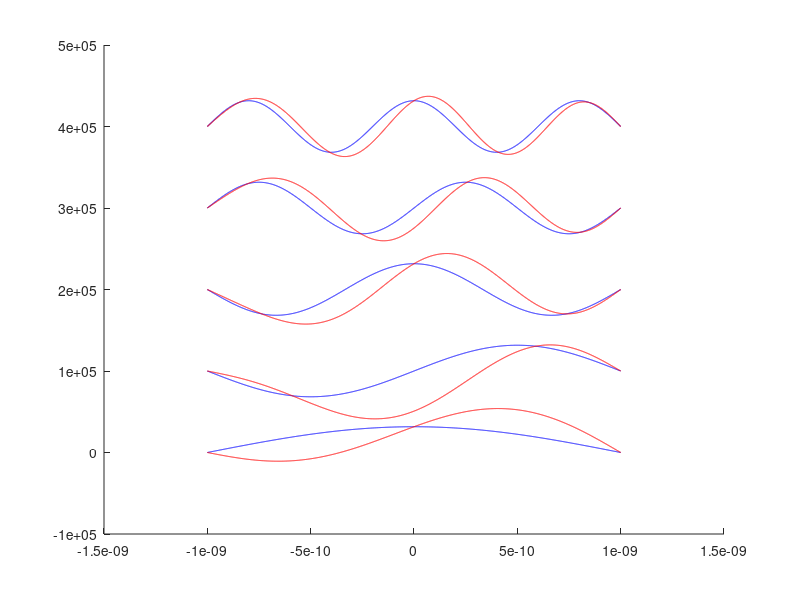
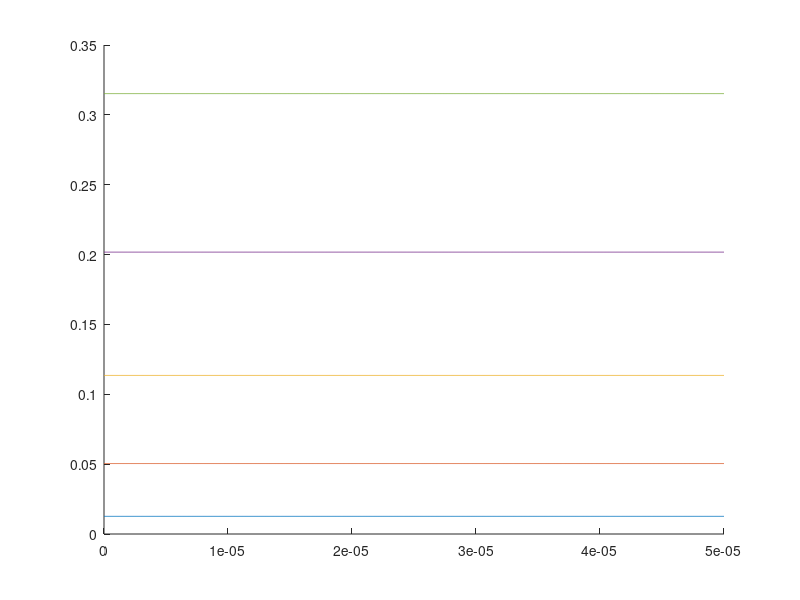
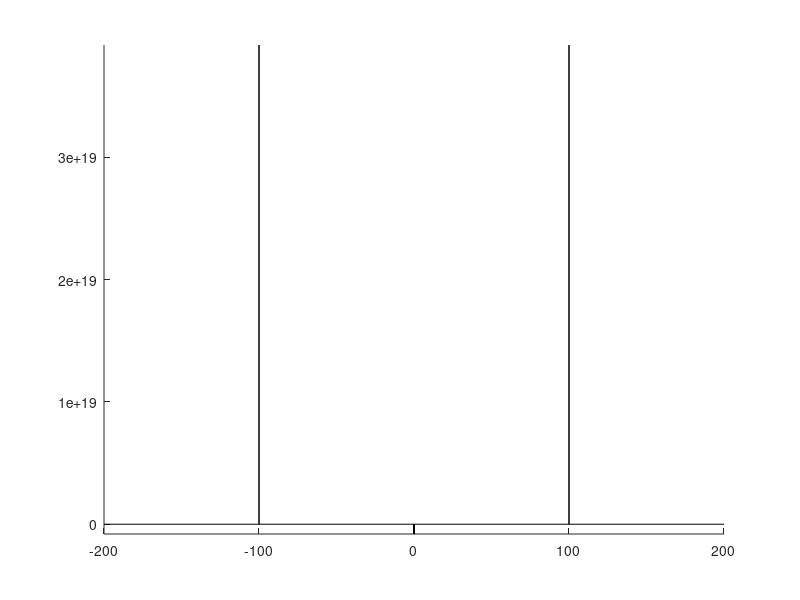
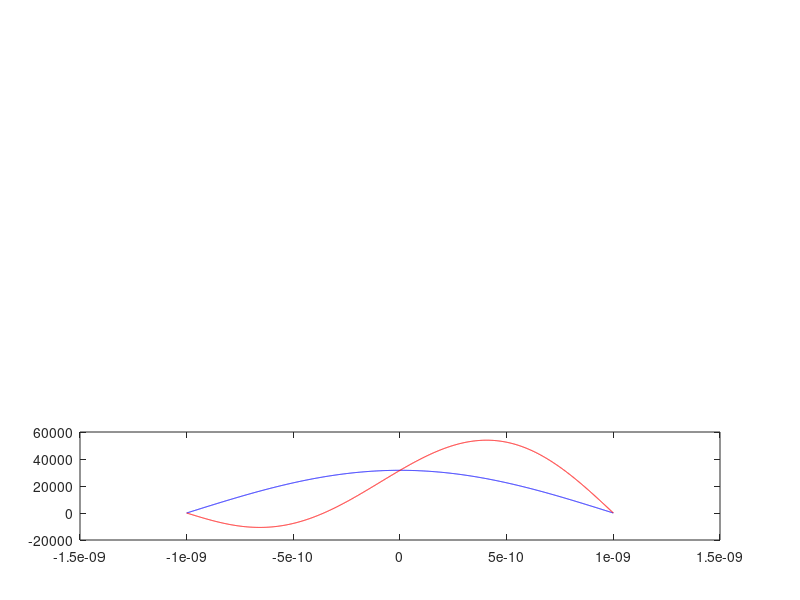

Recreate these plots in MATLAB, in order. (Note: this script raises an error after producing the figures.)
% Soll grafik 1: Psi(x)
% Variablen:
%  l
%  x
%  epsilon (= 1)
%  n
%  Psi(x)
% Ausgabe in PS und PDF

% Soll grafik 2: E(n, a)
% Variablen:
%  l
%  epsilon
%  n
%  E(n, a)
% Ausgabe in PS und PDF

%-----Variabeln-----
l = 10^-9;
xSteps = 225;
xSteps = 4000;
delta = (2*l/xSteps);
%x = -l*1.5 : delta : +l*1.5;
x = -l : delta : +l;
n = 1 : 200;
nPlot = 1 : 5;
kurvenVersatz = 1e5
%n = [1, 2];

if exist('surpress') == 1
	if surpress == 1
		safe = 0
	end
else
	safe = 1
end
surpress = 0;


%-----Verarbeitung-----
m = 9.10938291*10^-31;    % Elektronenmasse
h = 6062606957*10^-34;    % Planck-Konstante
hQuer = h/2*pi;
E = zeros(1, length(n));
Psi = zeros(length(n), length(x));
for ln = n
    E(ln) = h^2*ln^2 / (32*m*l^2);
    %k = sqrt(2*m*E/(hQuer^2));
    %k = ln*pi*x / (2*l);
    k = pi/l * (n+1/2);
    LamdaP = 1i*k;
    LamdaN = -LamdaP;
    %y = (exp(LamdaP(ln)*x) + (-1)^(ln+1).*exp(LamdaN(ln)*x)) ./ (2*1i^(ln+1));
    if mod(ln, 2) == 0
        y = sin(ln*pi*x/(2*l));
    else
        y = cos(ln*pi*x/(2*l));
    end
    Psi(ln,1:length(x)) = 1/sqrt(l) .* y;
end




%-----Verarbeitung gestoert-----
gamma = 0;
epsilon = 5*10^-5;
E1_k = zeros(1, length(n));
H1 = x * -1;
PsiG = zeros(length(n), length(x));

psi1_l = zeros(length(n), length(x));

parfor ln = n
  E1_k(ln) = dot(Psi(ln, :), H1.*Psi(ln, :));

  k = ln;
  for l = n % + ceil(l/2)
    if mod((l + k), 2) == 1
%      psi0_l = sum(~Psi(l, :).*H1.*Psi(k, :).*delta) / (E(k)-E(l));
      psi0_l = dot(Psi(l, :), H1.*Psi(k, :)) / (E(k)-E(l));
      psi1_l(ln, :) = psi1_l(ln, :) + psi0_l .* Psi(l, :);
    end
  end
end




%-----Plot grafik 1: Psi(x)-----
clf('reset')      % clear figure
hold on;

s = zeros(1, length(n));
for ln = nPlot    % ungestoerter Plot
  %plot(x, Psi(ln, :) + (ln-1)*2e05, 'Color', 'black')    % Psi
    plot(x, Psi(ln, :) +(ln-1)*kurvenVersatz, 'Color', 'blue')    % Psi

  s(ln) = sum(Psi(ln, :).^2.*delta);
end

% print('Psi_ungestoert', '-depsc', '-noui')
% print('Psi_ungestoert', '-dpdf', '-noui')

% figure
% hold on;

sG = zeros(1, length(n));
for ln = nPlot    % gestoerter Plot
  PsiG(ln, :) = (1+1i*epsilon*gamma).*Psi(ln, :) ...
                          + epsilon.*psi1_l(ln, :);
  %plot(x, PsiG(ln, 1:length(x)) + (ln-1)*2e05, 'Color', 'red')    % Psi
    plot(x, PsiG(ln, 1:length(x)) + (ln-1)*kurvenVersatz, 'Color', 'red')    % Psi

  sG(ln) = sum(PsiG(ln, :).^2.*delta);
end

% print('Psi_gestoert', '-depsc', '-noui')
if safe; print('Psi_gestoert', '-dpdf', '-noui'); end

%-----Plot grafik 2: E(n, a)-----
figure
hold on;
%epsilon = 3 *10^12
xEpsilon = 0 : epsilon / xSteps : epsilon;
for ln = nPlot    % Energie Plot
  plot(xEpsilon, E(ln) + xEpsilon*E1_k(ln))    % Psis
end

%print('Energie_gestoert', '-depsc', '-noui')
if safe; print('Energie_gestoert', '-dpdf', '-noui'); end

%----- Abstaende 0-Durchgang 100-ste Energie -----
figure
hold on;

nPlot = 100;
epsilon100 = 10^-3;


s = zeros(1, 2);
for ln = nPlot    % ungestoerter Plot
  %plot(x, Psi(ln, :) + (ln-1)*2e05, 'Color', 'black')    % Psi

  s(ln) = sum(Psi(ln, :).^2.*delta);

% print('Psi_ungestoert', '-depsc', '-noui')
% print('Psi_ungestoert', '-dpdf', '-noui')

% figure
% hold on;

%sG = zeros(1, 2);
% gestoerter Plot
  PsiG(ln, :) = (1+1i*epsilon*gamma).*Psi(ln, :) ...
                          + epsilon100.*psi1_l(ln, :);
  %plot(x, PsiG(ln, 1:length(x)) + (ln-1)*2e05, 'Color', 'red')    % Psi

%  sG(ln) = sum(PsiG(ln, :).^2.*delta);




% differenz
	signPsiG = sign(PsiG(ln, :));
	zeroA = x(find(signPsiG(:) == 0));
	
	zeroB = [];
	for i = 1:length(x)-1
		if (signPsiG(i)*signPsiG(i+1)) < 0
			d = (PsiG(ln, i)-PsiG(ln, i+1))/delta;
			zeroB = [zeroB, (x(i) + PsiG(ln, i)/d)];
	%		zeroB = [zeroB, x(i)];
		end
	end

	zero = unique(sort([zeroA, zeroB, -l, l]));
	
	dPsiG = 2*l/ln;
	diffZero = (diff(zero)-dPsiG).*2e+17;
	
	
%	plot(zero, 0, 'xb')		% x-Markierung an den 0-Stellen
	hold on;
	%bar(zero(1:end-1)+dPsiG/2, diffZero, 1, 'y')
	%bar(zero(2:end), diffZero, 1, 'y')
	bar(zero(1:end-1)+diff(zero)/2, diffZero, 1, 'y')
	
	plot(x, Psi(ln, :) , 'Color', 'blue')    % Psi
	plot(x, PsiG(ln, 1:length(x)), 'Color', 'red')    % Psi
end





axis([-l l -inf inf])

% print('Psi_gestoert', '-depsc', '-noui')
if safe; print('Psi_100_gestoert', '-dpdf', '-noui'); end




% figure
% hold on;
% 
% nPlot = 100;
% epsilon100 = 10^-3;
% 
% s = zeros(1, 2);
% for ln = nPlot    % ungestoerter Plot
%   % plot(x, Psi(ln, :) , 'Color', 'blue')    % Psi
% 
%   s(ln) = sum(Psi(ln, :).^2.*delta);
% end
% 
% 
% %sG = zeros(1, 2);
% for ln = nPlot    % gestoerter Plot
%   PsiG(ln, :) = (1+1i*epsilon*gamma).*Psi(ln, :)  + epsilon100.*psi1_l(ln, :);
%   % plot(x, PsiG(ln, 1:length(x)), 'Color', 'red')    % Psi
% 
%   % sG(ln) = sum(PsiG(ln, :).^2.*delta);
% end
% 
% % print('Psi_gestoert', '-depsc', '-noui')
% if safe; print('Psi_100_diff_gestoert', '-dpdf', '-noui'); end

%----- experimental -----
nPlot = [1, 13, 23, 42, 100];
nPlotSize = length(nPlot);
figure
hold on

%axis off;



%s = zeros(1, 2);
%sG = zeros(1, 2);
i = nPlotSize;
nFrac = 1/nPlotSize;
for ln = nPlot;    % ungestoerter Plot
%  subplot(nPlotSize, 1, (i))
  subplot('Position', [0.1, (nPlotSize-i)*nFrac*0.9+0.1, 0.8, nFrac*0.9])
  plot(x, Psi(ln, :) , 'Color', 'blue')    % Psi
  s(ln) = sum(Psi(ln, :).^2.*delta);
  hold on
  
  % gestoert
  PsiG(ln, :) = (1+1i*epsilon*gamma).*Psi(ln, :) + epsilon.*psi1_l(ln, :);
  plot(x, PsiG(ln, 1:length(x)), 'Color', 'red')    % Psi
  
  ylabel(ln,'rot', 0)
  set(gca,'YTickLabel',{})
  if i < nPlotSize
  set(gca,'XTickLabel',{})
  end

%  sG(ln) = sum(PsiG(ln, :).^2.*delta);
  i = i-1;
end


if safe; print('Psi_SubPlots_gestoert', '-dpdf', '-noui'); end

hold off
